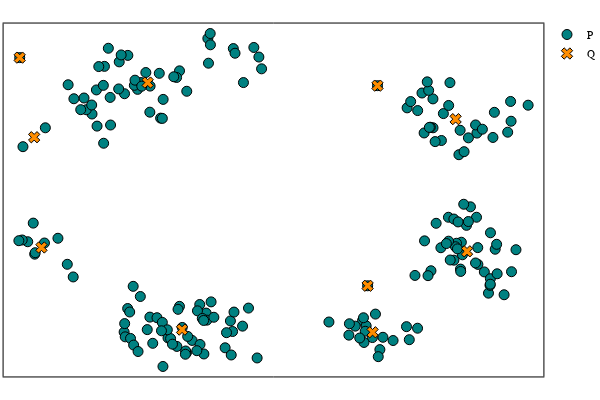

Notebook code cell kept with this figure:
### Code cell
# plot points
plot_P_Q(P,Q)

### Figure 1 — Plotly figure (JSON) as saved in the notebook; plotly's stock layout.template omitted (floating-point values rounded to 4 significant figures; data arrays with more than 128 entries replaced by an {"elided": "..."} marker saying what was removed)
{"data": [{"colorbar": {"title": ""}, "legendgroup": "P", "marker": {"color": "rgba(0, 129, 129, 1.000)", "line": {"color": "rgba(0, 0, 0, 1.000)", "width": 1}, "size": 10, "symbol": "circle"}, "mode": "markers", "name": "P", "showlegend": true, "type": "scatter", "x": {"elided": "200 float values"}, "xaxis": "x1", "y": {"elided": "200 float values"}, "yaxis": "y1", "zmax": null, "zmin": null}, {"colorbar": {"title": ""}, "legendgroup": "Q", "marker": {"color": "rgba(255, 141, 0, 1.000)", "line": {"color": "rgba(0, 0, 0, 1.000)", "width": 1}, "size": 10, "symbol": "x"}, "mode": "markers", "name": "Q", "showlegend": true, "type": "scatter", "x": [1.644, 1.545, -0.8325, -2.054, -1.131, 0.8236, 0.7807, -2.244, -2.118, 0.8664], "xaxis": "x1", "y": [-0.6902, 1.101, -1.751, -0.6382, 1.596, -1.787, -1.157, 1.934, 0.8556, 1.555], "yaxis": "y1", "zmax": null, "zmin": null}], "layout": {"annotations": [], "height": 400, "legend": {"bgcolor": "rgba(255, 255, 255, 1.000)", "bordercolor": "rgba(0, 0, 0, 1.000)", "font": {"color": "rgba(0, 0, 0, 1.000)", "family": "sans-serif", "size": 11}, "tracegroupgap": 0, "x": 1, "y": 1}, "margin": {"b": 20, "l": 0, "r": 0, "t": 20}, "paper_bgcolor": "rgba(255, 255, 255, 1.000)", "plot_bgcolor": "rgba(255, 255, 255, 1.000)", "showlegend": true, "width": 600, "xaxis": {"anchor": "y1", "domain": [0.006562, 0.9934], "gridcolor": "rgba(0, 0, 0, 0.100)", "gridwidth": 0.5, "linecolor": "rgba(0, 0, 0, 1.000)", "mirror": true, "range": [-2.384, 2.308], "showgrid": true, "showline": true, "showticklabels": true, "tickangle": 0, "tickcolor": "rgb(0, 0, 0)", "tickfont": {"color": "rgba(0, 0, 0, 1.000)", "family": "sans-serif", "size": 11}, "tickmode": "array", "ticks": "inside", "ticktext": [], "tickvals": [], "title": "", "titlefont": {"color": "rgba(0, 0, 0, 1.000)", "family": "sans-serif", "size": 15}, "type": "-", "visible": true, "zeroline": false, "zerolinecolor": "rgba(0, 0, 0, 1.000)"}, "yaxis": {"anchor": "x1", "domain": [0.009843, 0.9902], "gridcolor": "rgba(0, 0, 0, 0.100)", "gridwidth": 0.5, "linecolor": "rgba(0, 0, 0, 1.000)", "mirror": true, "range": [-2.386, 2.396], "showgrid": true, "showline": true, "showticklabels": true, "tickangle": 0, "tickcolor": "rgb(0, 0, 0)", "tickfont": {"color": "rgba(0, 0, 0, 1.000)", "family": "sans-serif", "size": 11}, "tickmode": "array", "ticks": "inside", "ticktext": [], "tickvals": [], "title": "", "titlefont": {"color": "rgba(0, 0, 0, 1.000)", "family": "sans-serif", "size": 15}, "type": "-", "visible": true, "zeroline": false, "zerolinecolor": "rgba(0, 0, 0, 1.000)"}}}
